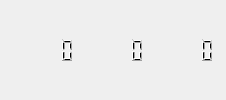
                     <widget class="QFrame" name="axisposFrame">
                      <property name="frameShape">
                       <enum>QFrame::Shape::NoFrame</enum>
                      </property>
                      <property name="frameShadow">
                       <enum>QFrame::Shadow::Plain</enum>
                      </property>
                      <layout class="QHBoxLayout" name="horizontalLayout_14">
                       <item>
                        <widget class="QLCDNumber" name="xposLCDNumber">
                         <property name="font">
                          <font>
                           <pointsize>14</pointsize>
                          </font>
                         </property>
                         <property name="frameShape">
                          <enum>QFrame::Shape::NoFrame</enum>
                         </property>
                         <property name="frameShadow">
                          <enum>QFrame::Shadow::Plain</enum>
                         </property>
                        </widget>
                       </item>
                       <item>
                        <widget class="QLCDNumber" name="yposLCDNumber">
                         <property name="font">
                          <font>
                           <pointsize>14</pointsize>
                          </font>
                         </property>
                         <property name="frameShape">
                          <enum>QFrame::Shape::NoFrame</enum>
                         </property>
                         <property name="frameShadow">
                          <enum>QFrame::Shadow::Plain</enum>
                         </property>
                        </widget>
                       </item>
                       <item>
                        <widget class="QLCDNumber" name="zposLCDNumber">
                         <property name="font">
                          <font>
                           <pointsize>14</pointsize>
                          </font>
                         </property>
                         <property name="frameShape">
                          <enum>QFrame::Shape::NoFrame</enum>
                         </property>
                         <property name="frameShadow">
                          <enum>QFrame::Shadow::Plain</enum>
                         </property>
                        </widget>
                       </item>
                      </layout>
                     </widget>
